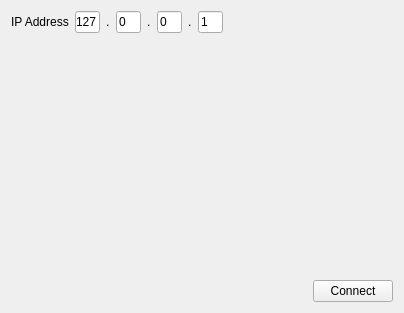
<?xml version="1.0" encoding="UTF-8"?>
<ui version="4.0">
 <class>ConnectWindow</class>
 <widget class="QWidget" name="ConnectWindow">
  <property name="geometry">
   <rect>
    <x>0</x>
    <y>0</y>
    <width>404</width>
    <height>313</height>
   </rect>
  </property>
  <property name="windowTitle">
   <string>Form</string>
  </property>
  <layout class="QVBoxLayout" name="verticalLayout_2">
   <item>
    <layout class="QVBoxLayout" name="verticalLayout">
     <item>
      <layout class="QHBoxLayout" name="horizontalLayout">
       <item>
        <widget class="QLabel" name="label">
         <property name="text">
          <string>IP Address</string>
         </property>
        </widget>
       </item>
       <item>
        <widget class="QLineEdit" name="lineEdit">
         <property name="sizePolicy">
          <sizepolicy hsizetype="Fixed" vsizetype="Fixed">
           <horstretch>0</horstretch>
           <verstretch>0</verstretch>
          </sizepolicy>
         </property>
         <property name="maximumSize">
          <size>
           <width>25</width>
           <height>16777215</height>
          </size>
         </property>
         <property name="baseSize">
          <size>
           <width>0</width>
           <height>0</height>
          </size>
         </property>
         <property name="inputMask">
          <string>000</string>
         </property>
         <property name="text">
          <string>127</string>
         </property>
        </widget>
       </item>
       <item>
        <widget class="QLabel" name="label_2">
         <property name="sizePolicy">
          <sizepolicy hsizetype="Maximum" vsizetype="Preferred">
           <horstretch>0</horstretch>
           <verstretch>0</verstretch>
          </sizepolicy>
         </property>
         <property name="text">
          <string>.</string>
         </property>
        </widget>
       </item>
       <item>
        <widget class="QLineEdit" name="lineEdit_2">
         <property name="sizePolicy">
          <sizepolicy hsizetype="Fixed" vsizetype="Fixed">
           <horstretch>0</horstretch>
           <verstretch>0</verstretch>
          </sizepolicy>
         </property>
         <property name="maximumSize">
          <size>
           <width>25</width>
           <height>16777215</height>
          </size>
         </property>
         <property name="inputMask">
          <string>000</string>
         </property>
         <property name="text">
          <string>0</string>
         </property>
        </widget>
       </item>
       <item>
        <widget class="QLabel" name="label_3">
         <property name="sizePolicy">
          <sizepolicy hsizetype="Maximum" vsizetype="Preferred">
           <horstretch>0</horstretch>
           <verstretch>0</verstretch>
          </sizepolicy>
         </property>
         <property name="text">
          <string>.</string>
         </property>
        </widget>
       </item>
       <item>
        <widget class="QLineEdit" name="lineEdit_3">
         <property name="sizePolicy">
          <sizepolicy hsizetype="Fixed" vsizetype="Fixed">
           <horstretch>0</horstretch>
           <verstretch>0</verstretch>
          </sizepolicy>
         </property>
         <property name="maximumSize">
          <size>
           <width>25</width>
           <height>16777215</height>
          </size>
         </property>
         <property name="inputMask">
          <string>000</string>
         </property>
         <property name="text">
          <string>0</string>
         </property>
        </widget>
       </item>
       <item>
        <widget class="QLabel" name="label_4">
         <property name="sizePolicy">
          <sizepolicy hsizetype="Maximum" vsizetype="Preferred">
           <horstretch>0</horstretch>
           <verstretch>0</verstretch>
          </sizepolicy>
         </property>
         <property name="text">
          <string>.</string>
         </property>
        </widget>
       </item>
       <item>
        <widget class="QLineEdit" name="lineEdit_4">
         <property name="sizePolicy">
          <sizepolicy hsizetype="Fixed" vsizetype="Fixed">
           <horstretch>0</horstretch>
           <verstretch>0</verstretch>
          </sizepolicy>
         </property>
         <property name="maximumSize">
          <size>
           <width>25</width>
           <height>16777215</height>
          </size>
         </property>
         <property name="inputMask">
          <string>000</string>
         </property>
         <property name="text">
          <string>1</string>
         </property>
        </widget>
       </item>
       <item>
        <spacer name="horizontalSpacer">
         <property name="orientation">
          <enum>Qt::Horizontal</enum>
         </property>
         <property name="sizeHint" stdset="0">
          <size>
           <width>40</width>
           <height>20</height>
          </size>
         </property>
        </spacer>
       </item>
      </layout>
     </item>
     <item>
      <spacer name="verticalSpacer">
       <property name="orientation">
        <enum>Qt::Vertical</enum>
       </property>
       <property name="sizeHint" stdset="0">
        <size>
         <width>20</width>
         <height>40</height>
        </size>
       </property>
      </spacer>
     </item>
     <item>
      <layout class="QHBoxLayout" name="horizontalLayout_2">
       <item>
        <spacer name="horizontalSpacer_2">
         <property name="orientation">
          <enum>Qt::Horizontal</enum>
         </property>
         <property name="sizeHint" stdset="0">
          <size>
           <width>40</width>
           <height>20</height>
          </size>
         </property>
        </spacer>
       </item>
       <item>
        <widget class="QPushButton" name="remote_connect_button">
         <property name="text">
          <string>Connect</string>
         </property>
        </widget>
       </item>
      </layout>
     </item>
    </layout>
   </item>
  </layout>
 </widget>
 <resources/>
 <connections/>
</ui>
